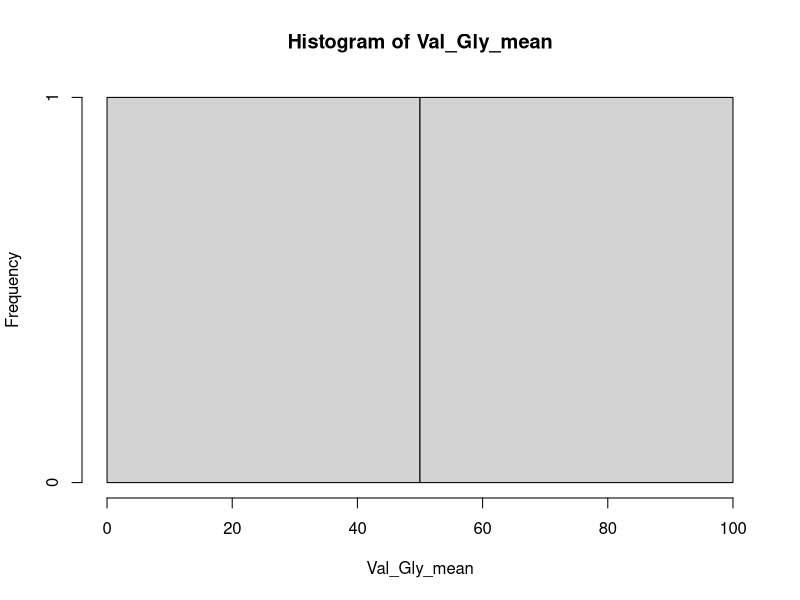
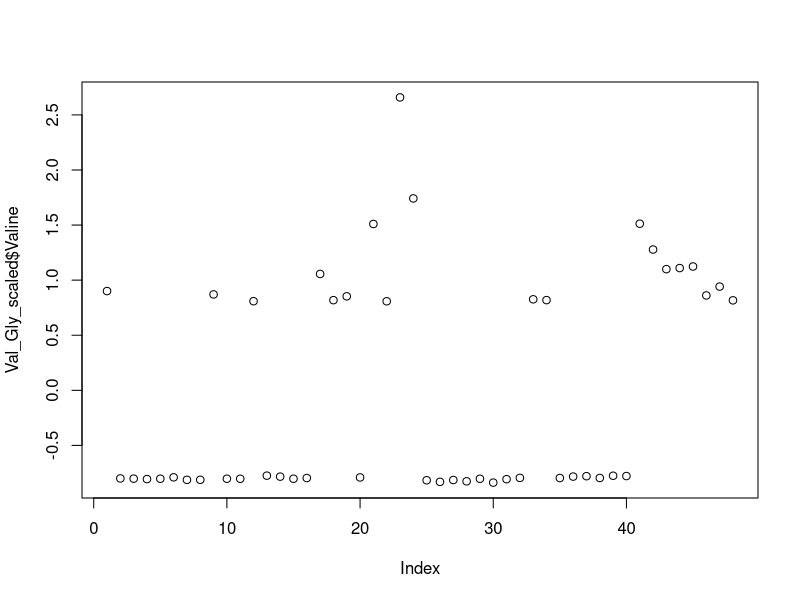
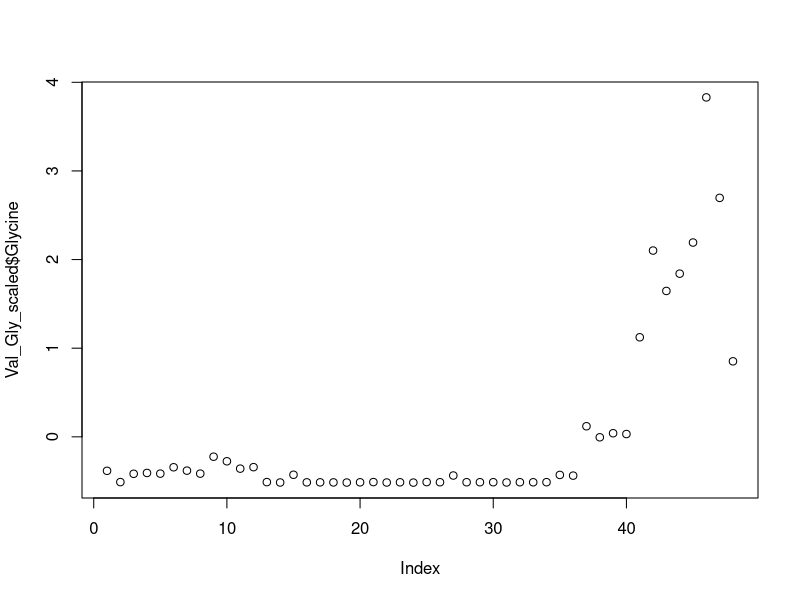
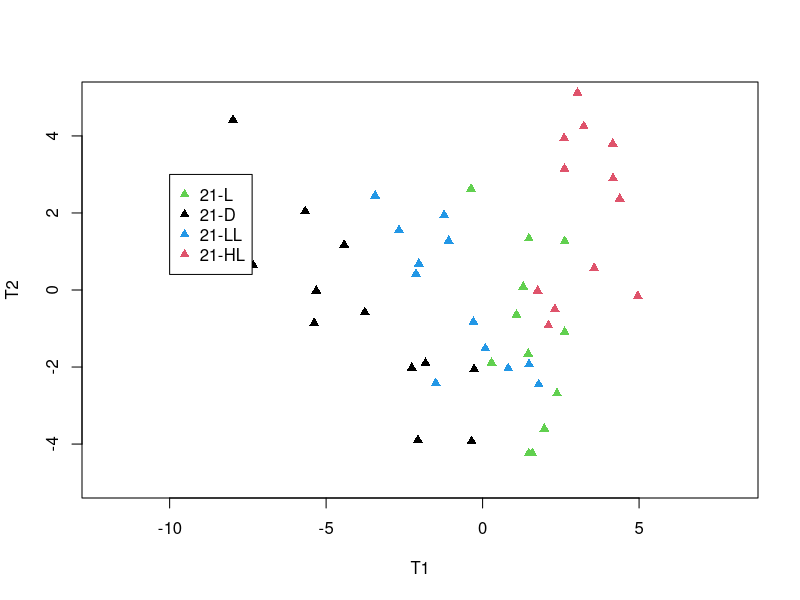
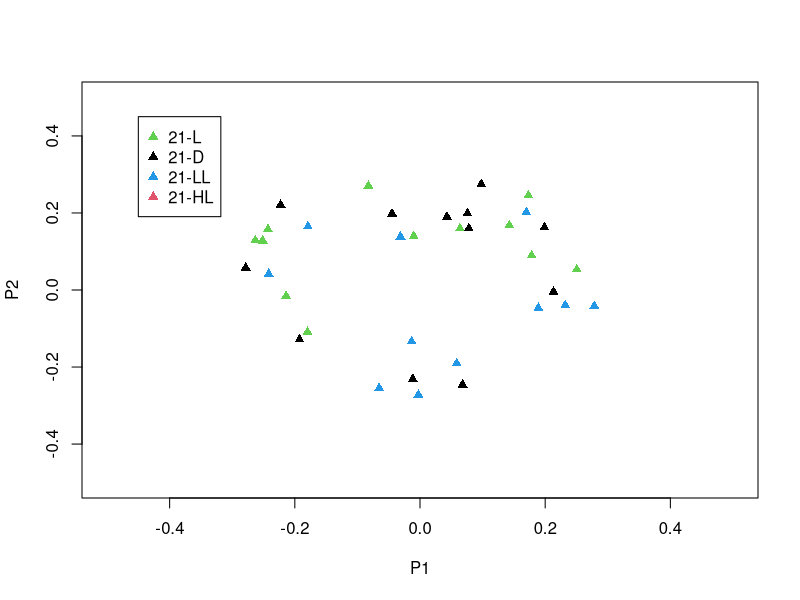
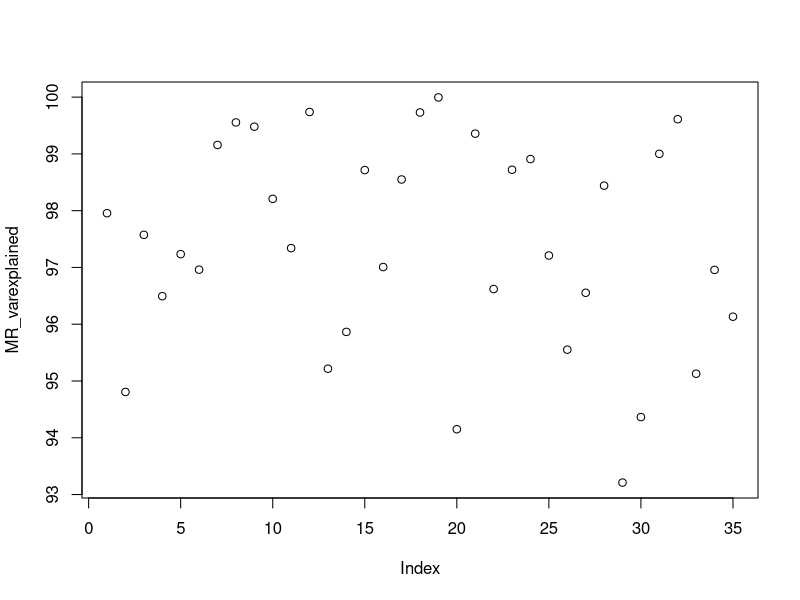
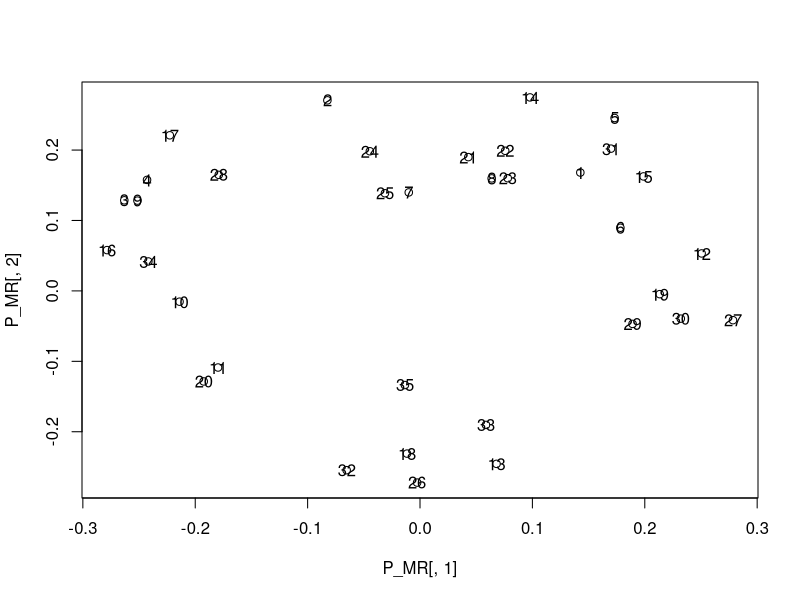
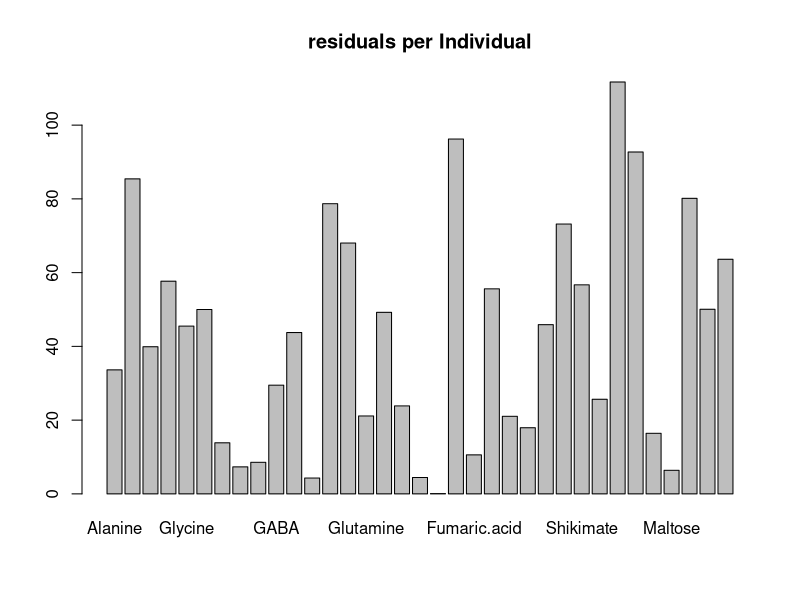

These charts were generated, in order, by the following R code:
## ---- chunk 1
df_metabolomics = read.csv("Caldana_metabolomics_new.csv")
## ---- chunk 2
# Provide your code here
df_metabolomics = df_metabolomics[,c("Valine","Glycine")]
#df_metabolomics
Val_Gly_mean=apply(df_metabolomics ,2,mean)
Val_Gly_mean
hist(Val_Gly_mean)
Val_Gly_std = apply(df_metabolomics,2,sd)
#Val_Gly_std
Val_Gly_centered = sweep(df_metabolomics,2,Val_Gly_mean, FUN="-")
Val_Gly_scaled = sweep(Val_Gly_centered,2,Val_Gly_std,FUN = "/")
#hist(Val_Gly_scaled)
#Val_Gly_scaled
plot(Val_Gly_scaled$"Valine")
plot(Val_Gly_scaled$"Glycine")
## ---- chunk 3
# Provide your code for questions a-f here

#M_2=scale(M_21L,center = TRUE , scale = TRUE)
df_metabolomics = read.csv("Caldana_metabolomics_new.csv")
#df_metabolomics
df_metabolomics_no_name = df_metabolomics[,-1:-2]
preprocessed_M = scale(df_metabolomics_no_name, center = TRUE, scale = TRUE)
#preprocessed_M
USV_MR = svd(preprocessed_M)
ssqtotal_MR=sum(preprocessed_M*preprocessed_M)
T_MR = USV_MR$u %*% diag(USV_MR$d) #calculate score
P_MR = USV_MR$v #loadings
npc = 10                           # Calculate 10 PCs
ssq_MR = 0 * (1:npc)  # Initialize variable ssq
for (i in 1:npc){                   # for loop to calculate sum of squares for each component
  Xest_MR  <- T_MR[,i] %*% t(P_MR[,i])
  ssq_MR[i] <- 100*sum(Xest_MR*Xest_MR)/ssqtotal_MR
}
ssqcum_MR = cumsum(ssq_MR)                # calculate cumulative ssq
PCA_MR = data.frame(ssq=ssq_MR,ssqtot=ssqcum_MR)
PCA_MR
plot(T_MR[,1], T_MR[,2],pch=17,col=as.numeric(as.factor(df_metabolomics$Group)),xlab= "T1",ylab ="T2",xlim = c(-12,8),ylim = c(-5,5))
legend(-10,3,c("21-L","21-D","21-LL","21-HL"),col=c(3,1,4,2),pch = 17)

plot(P_MR[,1], P_MR[,2],pch=17,col=as.numeric(as.factor(df_metabolomics$Group)),xlab= "P1",ylab ="P2",xlim = c(-0.5,0.5),ylim = c(-0.5,0.5))
legend(-0.45,0.45,c("21-L","21-D","21-LL","21-HL"),col=c(3,1,4,2),pch = 17)
re_MR = T_MR[,1:2] %*% t(P_MR[,1:2])
E_MR = preprocessed_M - re_MR
E_MR = as.matrix(E_MR)
res_MR = abs(colSums(t(E_MR) %*% E_MR))
MR_SST = sum(preprocessed_M*preprocessed_M)
MR_varexplained = 100*((MR_SST - res_MR)/MR_SST)
plot(MR_varexplained)
which.max(MR_varexplained)
plot(P_MR[,1], P_MR[,2])
text(P_MR[,1], P_MR[,2],1:35)
## ---- chunk 4
# Provide your code for questions h-i here
E_MR = preprocessed_M - re_MR
E_MR = as.matrix(E_MR)
res_MR = abs(colSums(t(E_MR) %*% E_MR))
#res_MR
which.max(res_MR)
barplot(res_MR,main = "residuals per Individual")

## ---- chunk 5
df_metabolomics = read.csv("Caldana_metabolomics_new.csv")
#df_metabolomics
df_metabolomics_no_name = df_metabolomics[,-1:-2]
preprocessed_M = scale(df_metabolomics_no_name, center = TRUE, scale = TRUE)
d_MR = dist(preprocessed_M,method = "euclidean" )
hc_MR = hclust(d_MR, method = "average")
clusterCut <- cutree(hc_MR, 3)
table(clusterCut,df_metabolomics$Group)

plot(hc_MR,col="black",col.main="pink",col.lab="pink",col.axis="pink",lwd=1,lty=1,sub="",cex=0.8,axes=FALSE,hang=-2)

axis(side=2,at=seq(0,120,20),col="black",lwd=1,labels=FALSE)

mtext(seq(0,120,20),side=2,at=seq(0,120,20),line=1,col="pink",las=2)

## ---- chunk 6
df_metabolomics = read.csv("Caldana_metabolomics_new.csv")
#df_metabolomics
df_metabolomics_no_name = df_metabolomics[,-1:-2]
preprocessed_M = scale(df_metabolomics_no_name, center = TRUE, scale = TRUE)
preprocessed_M = t(preprocessed_M)
#preprocessed_M
d_MR_V = dist(preprocessed_M,method = "euclidean")
hc_MR_V = hclust(d_MR_V, method = "average")
clusterCut <- cutree(hc_MR_V, 3)


plot(hc_MR_V,col="black",col.main="pink",col.lab="pink",col.axis="pink",lwd=1,lty=1,sub="",cex=0.8,axes=FALSE,hang=-2)

axis(side=2,at=seq(0,120,20),col="black",lwd=1,labels=FALSE)

mtext(seq(0,120,20),side=2,at=seq(0,120,20),line=1,col="pink",las=2)
